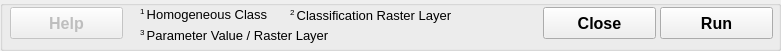
  <widget class="QGroupBox" name="groupBoxButtons">
   <property name="geometry">
    <rect>
     <x>7</x>
     <y>370</y>
     <width>781</width>
     <height>51</height>
    </rect>
   </property>
   <property name="font">
    <font>
     <family>Arial</family>
     <pointsize>11</pointsize>
    </font>
   </property>
   <property name="title">
    <string/>
   </property>
   <widget class="QPushButton" name="pushButtonHelp">
    <property name="enabled">
     <bool>false</bool>
    </property>
    <property name="geometry">
     <rect>
      <x>10</x>
      <y>7</y>
      <width>113</width>
      <height>32</height>
     </rect>
    </property>
    <property name="font">
     <font>
      <family>Arial</family>
      <pointsize>12</pointsize>
      <weight>75</weight>
      <bold>true</bold>
     </font>
    </property>
    <property name="text">
     <string>Help</string>
    </property>
    <property name="autoDefault">
     <bool>false</bool>
    </property>
   </widget>
   <widget class="QPushButton" name="pushButtonClose">
    <property name="geometry">
     <rect>
      <x>543</x>
      <y>7</y>
      <width>113</width>
      <height>32</height>
     </rect>
    </property>
    <property name="font">
     <font>
      <family>Arial</family>
      <pointsize>12</pointsize>
      <weight>75</weight>
      <bold>true</bold>
     </font>
    </property>
    <property name="text">
     <string>Close</string>
    </property>
    <property name="autoDefault">
     <bool>false</bool>
    </property>
   </widget>
   <widget class="QPushButton" name="pushButtonRun">
    <property name="geometry">
     <rect>
      <x>660</x>
      <y>7</y>
      <width>113</width>
      <height>32</height>
     </rect>
    </property>
    <property name="font">
     <font>
      <family>Arial</family>
      <pointsize>12</pointsize>
      <weight>75</weight>
      <bold>true</bold>
     </font>
    </property>
    <property name="toolTip">
     <string/>
    </property>
    <property name="text">
     <string>Run</string>
    </property>
    <property name="autoDefault">
     <bool>false</bool>
    </property>
   </widget>
   <widget class="QLabel" name="textLabelLegends1">
    <property name="geometry">
     <rect>
      <x>140</x>
      <y>-1</y>
      <width>131</width>
      <height>31</height>
     </rect>
    </property>
    <property name="font">
     <font>
      <family>Arial</family>
      <pointsize>10</pointsize>
     </font>
    </property>
    <property name="text">
     <string>&lt;html&gt;&lt;head/&gt;&lt;body&gt;&lt;p&gt;&lt;span style=&quot; vertical-align:super;&quot;&gt;1 &lt;/span&gt;Homogeneous Class&lt;/p&gt;&lt;/body&gt;&lt;/html&gt;</string>
    </property>
   </widget>
   <widget class="QLabel" name="textLabelLegends2">
    <property name="geometry">
     <rect>
      <x>290</x>
      <y>0</y>
      <width>181</width>
      <height>31</height>
     </rect>
    </property>
    <property name="font">
     <font>
      <family>Arial</family>
      <pointsize>10</pointsize>
     </font>
    </property>
    <property name="text">
     <string>&lt;html&gt;&lt;head/&gt;&lt;body&gt;&lt;p&gt;&lt;span style=&quot; vertical-align:super;&quot;&gt;2 &lt;/span&gt;Classification Raster Layer&lt;/p&gt;&lt;/body&gt;&lt;/html&gt;</string>
    </property>
   </widget>
   <widget class="QLabel" name="textLabelLegends3">
    <property name="geometry">
     <rect>
      <x>140</x>
      <y>20</y>
      <width>201</width>
      <height>31</height>
     </rect>
    </property>
    <property name="font">
     <font>
      <family>Arial</family>
      <pointsize>10</pointsize>
     </font>
    </property>
    <property name="text">
     <string>&lt;html&gt;&lt;head/&gt;&lt;body&gt;&lt;p&gt;&lt;span style=&quot; vertical-align:super;&quot;&gt;3 &lt;/span&gt;Parameter Value / Raster Layer&lt;/p&gt;&lt;/body&gt;&lt;/html&gt;</string>
    </property>
   </widget>
  </widget>
